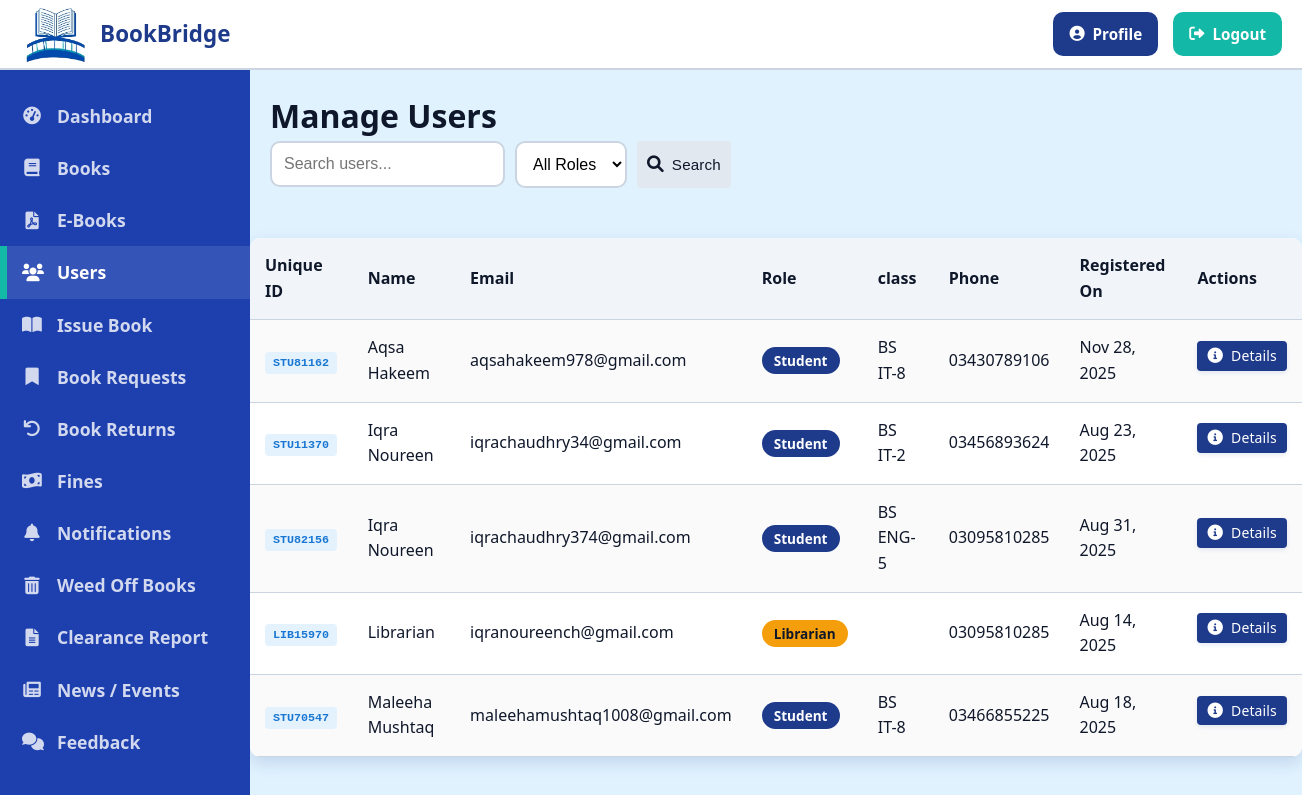
The page /librarian/users.php (signed in) on the database as committed earlier.
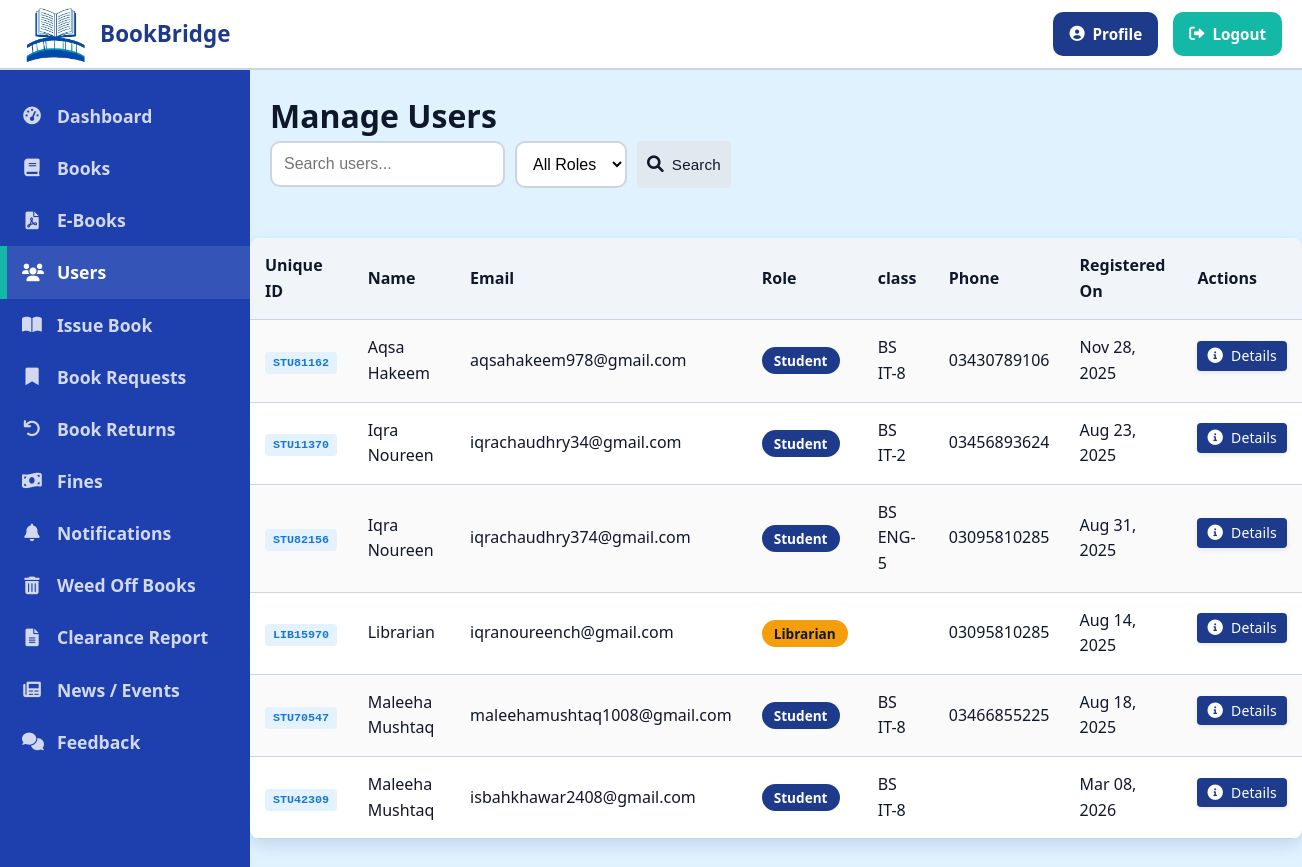
The same page on the database as committed later.
### tables this page shows
CREATE TABLE `users` (
  `id` int(11) NOT NULL,
  `unique_id` varchar(20) DEFAULT NULL,
  `name` varchar(100) NOT NULL,
  `email` varchar(100) NOT NULL,
  `password` varchar(255) NOT NULL,
  `role` enum('librarian','student','faculty') NOT NULL,
  `class` varchar(100) DEFAULT NULL,
  `phone` varchar(20) DEFAULT NULL,
  `address` text DEFAULT NULL,
  `created_at` timestamp NOT NULL DEFAULT current_timestamp(),
  `approval_status` varchar(20) DEFAULT 'pending',
  `approved_at` timestamp NULL DEFAULT NULL,
  `rejected_at` timestamp NULL DEFAULT NULL,
  `email_verified` tinyint(1) DEFAULT 0,
  `email_verification_token` varchar(255) DEFAULT NULL
);

### librarian/users.php (the view, shortened to what this page needs)
<?php
include_once '../includes/header.php';
$search = isset($_GET['search']) ? trim($_GET['search']) : '';
$sql = "SELECT * FROM users WHERE 1=1";
$sql .= " ORDER BY name";
$stmt = $conn->prepare($sql);
$stmt->execute();
$result = $stmt->get_result();
$users = [];
while ($row = $result->fetch_assoc()) {
    $users[] = $row;
}
?>
<h1 class="page-title">Manage Users</h1>
    <div class="d-flex">
        <form action="" method="GET" class="d-flex">
            <div class="form-group mr-2" style="margin-bottom: 0; margin-right: 10px;">
                <input type="text" name="search" placeholder="Search users..." class="form-control" value="<?php echo htmlspecialchars($search); ?>">
            </div>
            <div class="form-group mr-2" style="margin-bottom: 0; margin-right: 10px;">
                <select name="role" class="form-control">
                    <option value="">All Roles</option>
                </select>
            </div>
            <button type="submit" class="btn btn-secondary">
                <i class="fas fa-search"></i> Search
            </button>
        </form>
    </div>
</div>
<div class="table-container" style="margin-top:30px";>
    <table class="table table-striped">
        <thead>
            <tr>
                <th>Unique ID</th>
                <th>Name</th>
                <th>Email</th>
                <th>Role</th>
                <th>class</th>
                <th>Phone</th>
                <th>Registered On</th>
                <th>Actions</th>
            </tr>
        </thead>
        <tbody>
            <?php if (count($users) > 0): ?>
                <?php foreach ($users as $user): ?>
                    <tr>
                        <td>
                            <span class="unique-id-badge"><?php echo htmlspecialchars($user['unique_id']); ?></span>
                        </td>
                        <td><?php echo htmlspecialchars($user['name']); ?></td>
                        <td><?php echo htmlspecialchars($user['email']); ?></td>
                        <td>
                            <?php
                            switch ($user['role']) {
                                case 'student':
                                    echo '<span class="badge badge-primary">Student</span>';
                                    break;
                                case 'librarian':
                                    echo '<span class="badge badge-warning">Librarian</span>';
                                    break;
                            }
                            ?>
                        </td>
                        <td><?php echo htmlspecialchars($user['class']); ?></td>
                        <td><?php echo htmlspecialchars($user['phone']); ?></td>
                        <td><?php echo date('M d, Y', strtotime($user['created_at'])); ?></td>
                        <td>
                            <a href="user_details.php?id=<?php echo $user['id']; ?>" style="margin-bottom:10px"; class="btn btn-sm btn-primary">
                                <i class="fas fa-info-circle"></i> Details
                            </a>
                        </td>
                    </tr>
                <?php endforeach; ?>
            <?php else: ?>
                <tr>
                    <td colspan="8" class="text-center">No users found.</td>
                </tr>
            <?php endif; ?>
        </tbody>
    </table>
</div>
<?php
include_once '../includes/footer.php';
?>

Rows that differ between the two databases and show on the page:
added users: unique "STU42309", name "Maleeha Mushtaq", email "isbahkhawar2408@gmail.com", role "Student", class "BS IT-8", created_at "Mar 08, 2026"
